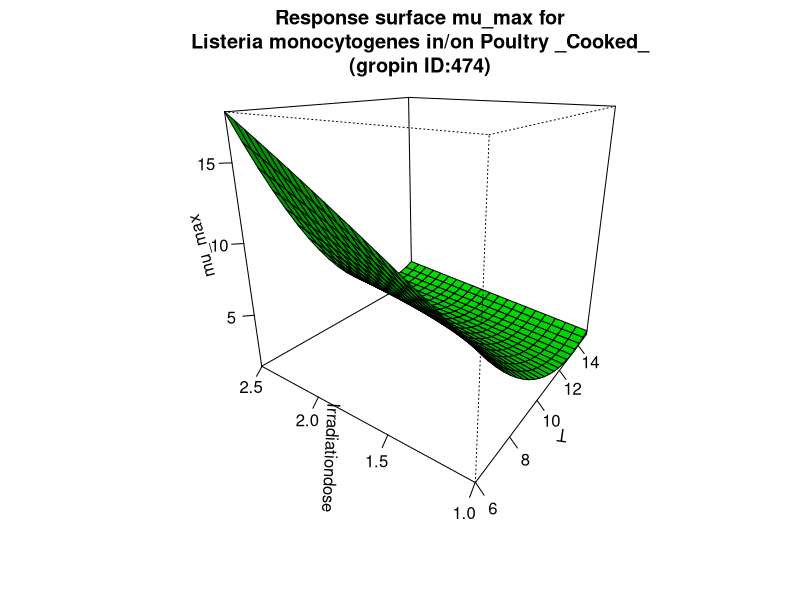

This chart was generated by the following R code:
#############################
# start of Parameter script
#############################
T <- seq(5.99400599400599,15.015,length.out=21)
Irradiationdose <- seq(0.999000999000999,2.5025,length.out=21)
#############################
# end of Parameter script
#############################
############################# 
# start of Model script Gropin ID 474 
#############################
 
# constant coefficients for this model
 
variables <- data.frame(T,Irradiationdose)
argumentsPar <- expand.grid(variables)
 
# heart of the model
response_surface <- function(T,Irradiationdose) {
   mumax <-5.38-0.94*T+20.2*Irradiationdose+0.04*(T^2)-0.66*(Irradiationdose^2)-2.64*T*Irradiationdose+0.045*T*(Irradiationdose^2)+0.091*Irradiationdose*(T^2)

return(mumax=mumax)
} 

# output parameters
mumax <- cbind(argumentsPar,response_surface(argumentsPar['T'],argumentsPar['Irradiationdose']))
colnames(mumax) <- c(colnames(argumentsPar),'mumax')
#############################
# End of Model script
#############################
############################# 
# start of Visualisation script Gropin ID 474 
#############################
persp(T,Irradiationdose,matrix(unlist(mumax$mumax),nrow=21),col = 'green',xlab='T',ylab='Irradiationdose',zlab='mu_max',main='Response surface mu_max for
Listeria monocytogenes in/on Poultry _Cooked_
(gropin ID:474)',theta=305,phi=20,shade=0.25,ticktype = 'detailed')
#############################
# End of Visualisation script
#############################
